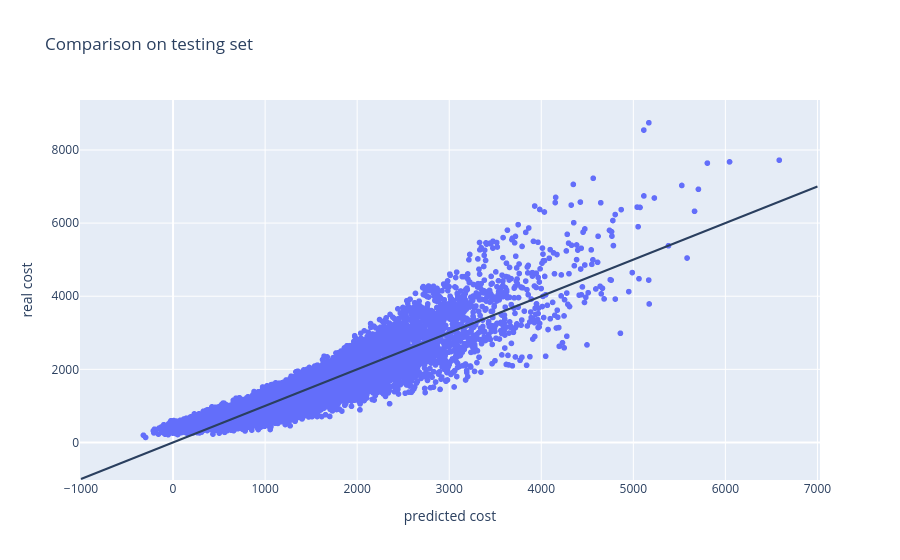

The code cell stored with this chart in its notebook:
### Code cell
#Code to plot the comparison on the test set
plot_predictions(predictions_test, y_test, "Comparison on testing set")

### Figure 1 — Plotly figure (JSON) as saved in the notebook; plotly's stock layout.template omitted (floating-point values rounded to 4 significant figures; data arrays with more than 128 entries replaced by an {"elided": "..."} marker saying what was removed)
{"data": [{"hovertemplate": "predicted cost=%{x}<br>real cost=%{y}<extra></extra>", "legendgroup": "", "marker": {"color": "#636efa", "symbol": "circle"}, "mode": "markers", "name": "", "showlegend": false, "type": "scattergl", "x": {"elided": "10000 float values"}, "xaxis": "x", "y": {"elided": "10000 float values"}, "yaxis": "y"}], "layout": {"legend": {"tracegroupgap": 0}, "shapes": [{"type": "line", "x0": -1000, "x1": 7000, "y0": -1000, "y1": 7000}], "title": {"text": "Comparison on testing set"}, "xaxis": {"anchor": "y", "domain": [0, 1], "title": {"text": "predicted cost"}}, "yaxis": {"anchor": "x", "domain": [0, 1], "title": {"text": "real cost"}}}}
